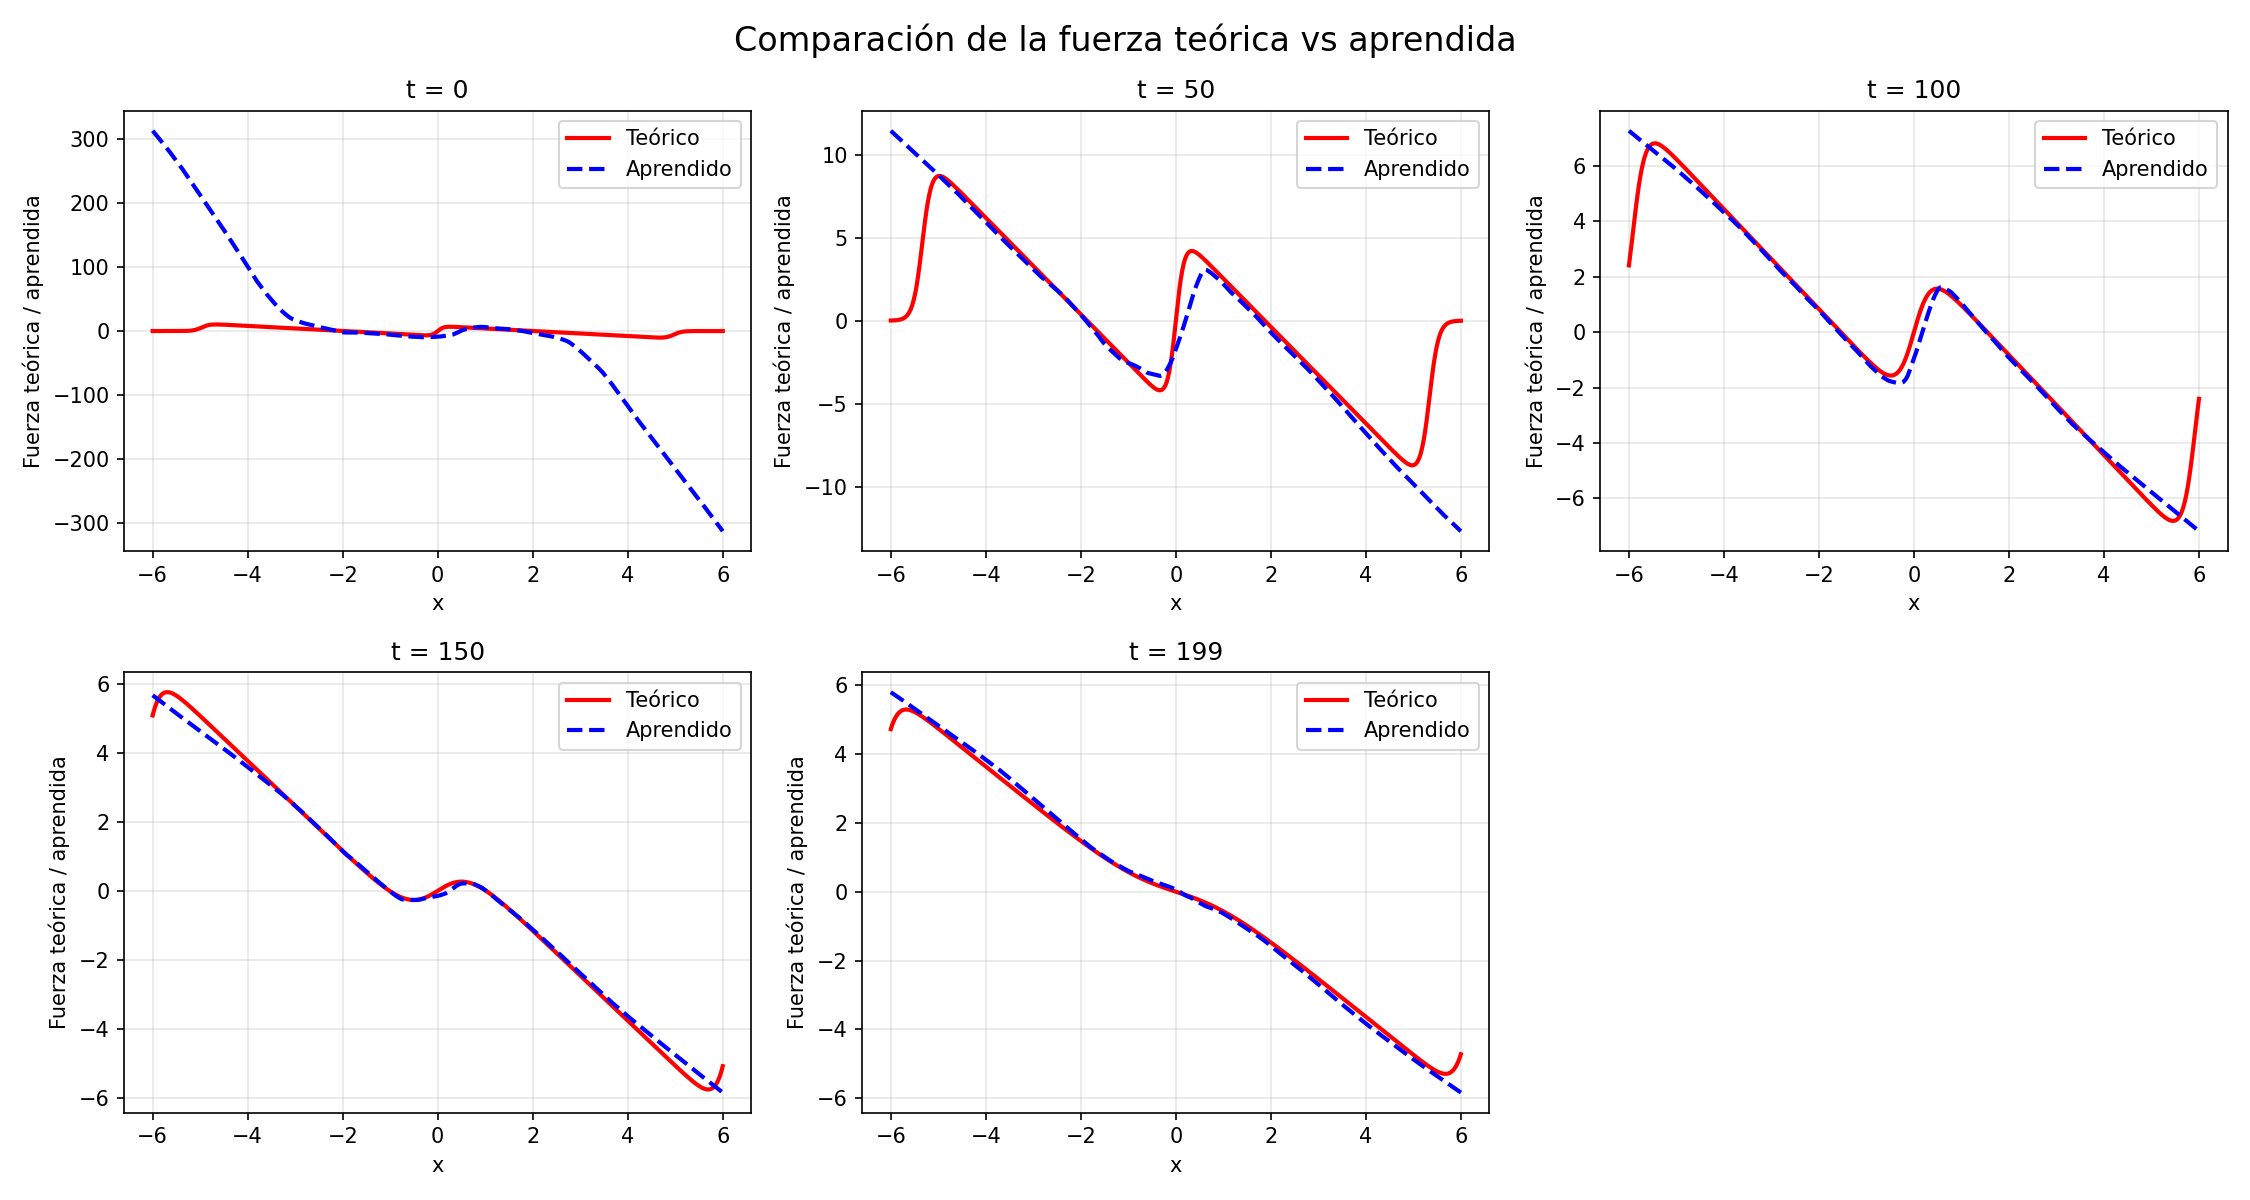

Generate this figure with Python:
import torch
import numpy as np
import matplotlib.pyplot as plt
from generador_difusion import generador_difusion
from eliminar_ruido import eliminar_ruido

# Cargar modelo
device = torch.device("cuda" if torch.cuda.is_available() else "cpu")
num_timesteps = 200
scheduler = generador_difusion(num_timesteps=num_timesteps)
model = eliminar_ruido(num_timesteps=num_timesteps).to(device)
model.load_state_dict(torch.load("diffusion_1d.pth", map_location=device))
model.eval()

# Parámetros de la distribución objetivo
mu1, mu2 = -2.0, 2.0
sigma1, sigma2 = 0.5, 0.5
weight = 0.5

# Rango de x para graficar
x_min, x_max = -6, 6
x_vals = np.linspace(x_min, x_max, 400)

# Pasos de tiempo a comparar
t_vals = [0, 50, 100, 150, 199]  # t=0 es el paso limpio, pero el score lo calculamos con p_t

# Función para calcular score teórico
def score_teorico(x, t, scheduler):
    alpha_bar = scheduler.alphas_cumprod[t].item()
    var1 = alpha_bar * sigma1**2 + (1 - alpha_bar)
    var2 = alpha_bar * sigma2**2 + (1 - alpha_bar)
    mean1 = np.sqrt(alpha_bar) * mu1
    mean2 = np.sqrt(alpha_bar) * mu2
    
    # pesos no normalizados
    w1 = weight / np.sqrt(2*np.pi*var1) * np.exp(-(x - mean1)**2/(2*var1))
    w2 = weight / np.sqrt(2*np.pi*var2) * np.exp(-(x - mean2)**2/(2*var2))
    total_w = w1 + w2 + 1e-8
    
    score = (w1 * (mean1 - x)/var1 + w2 * (mean2 - x)/var2) / total_w
    return score

# Función para obtener score aprendido por la red
def score_aprendido(x, t, model, scheduler, device):
    # x puede ser array de numpy, lo convertimos a tensor
    x_tensor = torch.tensor(x, dtype=torch.float32).view(-1, 1).to(device)
    t_tensor = torch.full((len(x),), t, dtype=torch.long).to(device)
    with torch.no_grad():
        noise_pred = model(x_tensor, t_tensor).cpu().numpy().flatten()
    alpha_bar = scheduler.alphas_cumprod[t].item()
    score = - noise_pred / np.sqrt(1 - alpha_bar + 1e-8)
    return score

# Graficar comparación para cada t
fig, axes = plt.subplots(2, 3, figsize=(15, 8))
axes = axes.flatten()
for idx, t in enumerate(t_vals):
    ax = axes[idx]
    score_teo = score_teorico(x_vals, t, scheduler)
    score_apr = score_aprendido(x_vals, t, model, scheduler, device)
    ax.plot(x_vals, score_teo, 'r-', linewidth=2, label='Teórico')
    ax.plot(x_vals, score_apr, 'b--', linewidth=2, label='Aprendido')
    ax.set_title(f't = {t}')
    ax.set_xlabel('x')
    ax.set_ylabel('Fuerza teórica / aprendida')
    ax.legend()
    ax.grid(True, alpha=0.3)

# Si sobra un subplot, lo ocultamos
if len(t_vals) < len(axes):
    axes[-1].axis('off')
fig.suptitle('Comparación de la fuerza teórica vs aprendida', fontsize=16)
plt.tight_layout()
plt.savefig('comparacion_score.png', dpi=150)
plt.show()
